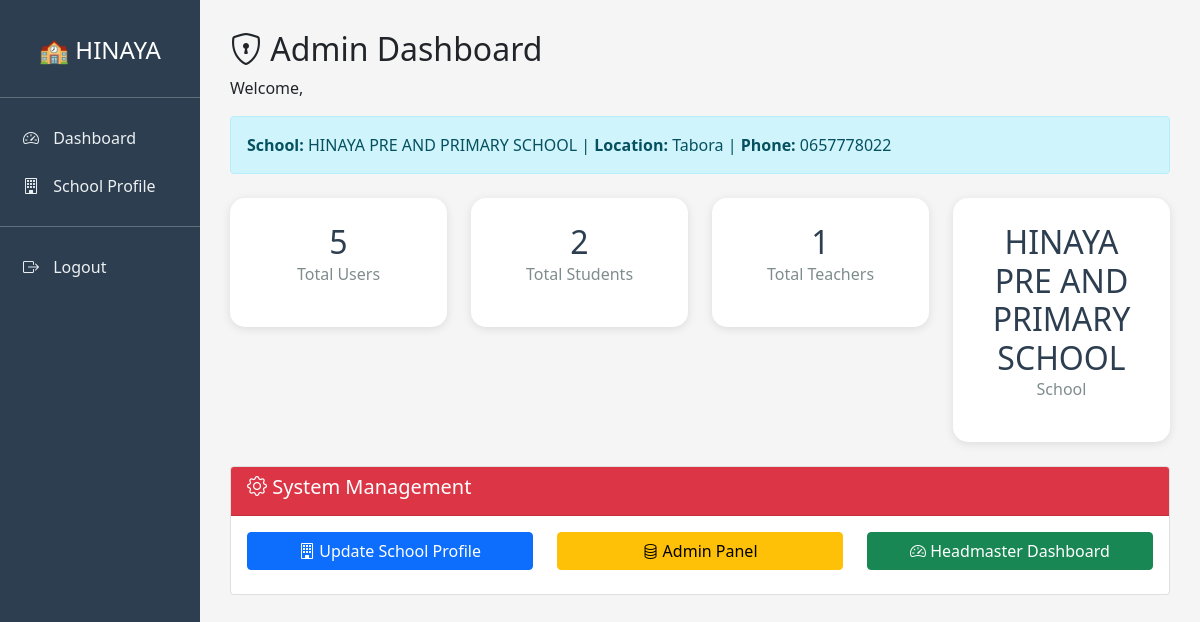
The page /superadmin/ (signed in) on the database its author committed.
### school/models.py (models this page shows, shortened)
class SchoolProfile(models.Model):
    school_name = models.CharField(max_length=200, default="HINAYA PRE AND PRIMARY SCHOOL")
    address = models.TextField()
    location = models.CharField(max_length=200)
    phone = models.CharField(max_length=20)
    email = models.EmailField()
    bank_name = models.CharField(max_length=100)
    bank_account = models.CharField(max_length=50)
    logo = models.ImageField(upload_to='school/', blank=True, null=True)
    principal_signature = models.ImageField(upload_to='signatures/', blank=True, null=True)
    opening_date = models.DateField(blank=True, null=True)
    closing_date = models.DateField(blank=True, null=True)

### school/views.py (the view)
# urls.py: path('superadmin/', views.admin_dashboard, name='admin_dashboard'),
@login_required
def admin_dashboard(request):
    profile = SchoolProfile.objects.first()
    context = {
        'profile': profile,
        'total_users': User.objects.count(),
        'total_students': Student.objects.count(),
        'total_teachers': Teacher.objects.count(),
    }
    return render(request, 'admin/dashboard.html', context)

### templates/admin/dashboard.html (shortened to what this page needs)
<!DOCTYPE html>
<html>
<head>
    <link href="https://cdn.jsdelivr.net/npm/bootstrap@5.1.3/dist/css/bootstrap.min.css" rel="stylesheet">
    <link rel="stylesheet" href="https://cdn.jsdelivr.net/npm/bootstrap-icons@1.8.1/font/bootstrap-icons.css">
</head>
<body>
    <div class="container-fluid">
        <div class="row">
            <div class="col-md-2 sidebar">
                <h4 class="text-center py-3">🏫 HINAYA</h4>
                <hr>
                <a href="/school-admin_dashboard/">
                    <i class="bi bi-speedometer2"></i> Dashboard
                </a>
                <a href="/school-admin/update_profile/">
                    <i class="bi bi-building"></i> School Profile
                </a>
                <hr>
                <a href="/logout/">
                    <i class="bi bi-box-arrow-right"></i> Logout
                </a>
            </div>
            <div class="col-md-10 main-content">
                <h2><i class="bi bi-shield-lock"></i> Admin Dashboard</h2>
                <p>Welcome, {{ user.first_name }} {{ user.last_name }}</p>
                {% if profile %}
                <div class="alert alert-info">
                    <strong>School:</strong> {{ profile.school_name }} |
                    <strong>Location:</strong> {{ profile.location }} |
                    <strong>Phone:</strong> {{ profile.phone }}
                </div>
                {% else %}
                <div class="alert alert-warning">
                    <i class="bi bi-exclamation-triangle"></i> School profile not set.
                    <a href="/school-admin/update_profile/" class="alert-link">Update profile</a>
                </div>
                {% endif %}
                <div class="row mt-4">
                    <div class="col-md-3">
                        <div class="stat-card">
                            <h2>{{ total_users }}</h2>
                            <p>Total Users</p>
                        </div>
                    </div>
                    <div class="col-md-3">
                        <div class="stat-card">
                            <h2>{{ total_students }}</h2>
                            <p>Total Students</p>
                        </div>
                    </div>
                    <div class="col-md-3">
                        <div class="stat-card">
                            <h2>{{ total_teachers }}</h2>
                            <p>Total Teachers</p>
                        </div>
                    </div>
                    <div class="col-md-3">
                        <div class="stat-card">
                            <h2>{{ profile.school_name|default:"-" }}</h2>
                            <p>School</p>
                        </div>
                    </div>
                </div>
                <div class="mt-4">
                    <div class="card">
                        <div class="card-header bg-danger text-white">
                            <h5><i class="bi bi-gear"></i> System Management</h5>
                        </div>
                        <div class="card-body">
                            <div class="row">
                                <div class="col-md-4">
                                    <a href="/superadmin/update_profile/" class="btn btn-primary w-100 mb-2">
                                        <i class="bi bi-building"></i> Update School Profile
                                    </a>
                                </div>
                                <div class="col-md-4">
                                    <a href="/superadmin/" class="btn btn-warning w-100 mb-2">
                                        <i class="bi bi-database"></i> Admin Panel
                                    </a>
                                </div>
                                <div class="col-md-4">
                                    <a href="/headmaster/" class="btn btn-success w-100 mb-2">
                                        <i class="bi bi-speedometer2"></i> Headmaster Dashboard
                                    </a>
                                </div>
                            </div>
                        </div>
                    </div>
                </div>
            </div>
        </div>
    </div>
</body>
</html>

### templates/admin/dashboard.html (style rules this page uses)
body { background: #f5f5f5; }
.sidebar { min-height: 100vh; background: #2c3e50; color: white; padding: 20px 0; }
.sidebar a { color: #ecf0f1; text-decoration: none; display: block; padding: 12px 20px; border-left: 3px solid transparent; }
.sidebar a i { margin-right: 10px; }
.main-content { padding: 30px; }
.stat-card { background: white; padding: 25px; border-radius: 15px; box-shadow: 0 2px 10px rgba(0,0,0,0.1); text-align: center; }
.stat-card h2 { margin: 0; color: #2c3e50; }
.stat-card p { color: #7f8c8d; }

### rows shown on the page
SchoolProfile: school_name "HINAYA PRE AND PRIMARY SCHOOL", location "Tabora", phone "0657778022"

### other values the page prints
{{ total_users }} "5"
{{ total_students }} "2"
{{ total_teachers }} "1"
